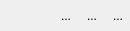
<?xml version="1.0" encoding="UTF-8"?>
<ui version="4.0">
 <class>PsiWindowHeader</class>
 <widget class="QWidget" name="PsiWindowHeader">
  <property name="geometry">
   <rect>
    <x>0</x>
    <y>0</y>
    <width>130</width>
    <height>31</height>
   </rect>
  </property>
  <property name="sizePolicy">
   <sizepolicy hsizetype="Expanding" vsizetype="Minimum">
    <horstretch>0</horstretch>
    <verstretch>0</verstretch>
   </sizepolicy>
  </property>
  <property name="mouseTracking">
   <bool>true</bool>
  </property>
  <property name="windowTitle">
   <string>PsiWindowHeader</string>
  </property>
  <layout class="QVBoxLayout" name="verticalLayout">
   <property name="spacing">
    <number>0</number>
   </property>
   <property name="margin">
    <number>0</number>
   </property>
   <item>
    <layout class="QHBoxLayout" name="horiz">
     <property name="spacing">
      <number>0</number>
     </property>
     <item>
      <widget class="QFrame" name="headerFrame">
       <property name="frameShape">
        <enum>QFrame::NoFrame</enum>
       </property>
       <property name="frameShadow">
        <enum>QFrame::Plain</enum>
       </property>
       <property name="lineWidth">
        <number>1</number>
       </property>
       <layout class="QHBoxLayout" name="horizontalLayout_3">
        <property name="spacing">
         <number>0</number>
        </property>
        <property name="margin">
         <number>0</number>
        </property>
        <item>
         <layout class="QHBoxLayout" name="horiz1">
          <property name="spacing">
           <number>2</number>
          </property>
          <item>
           <spacer name="spacer">
            <property name="orientation">
             <enum>Qt::Horizontal</enum>
            </property>
            <property name="sizeHint" stdset="0">
             <size>
              <width>40</width>
              <height>20</height>
             </size>
            </property>
           </spacer>
          </item>
          <item>
           <widget class="QToolButton" name="hideButton">
            <property name="text">
             <string>...</string>
            </property>
            <property name="autoRaise">
             <bool>true</bool>
            </property>
           </widget>
          </item>
          <item>
           <widget class="QToolButton" name="maximizeButton">
            <property name="text">
             <string>...</string>
            </property>
            <property name="autoRaise">
             <bool>true</bool>
            </property>
           </widget>
          </item>
          <item>
           <widget class="QToolButton" name="closeButton">
            <property name="sizePolicy">
             <sizepolicy hsizetype="Fixed" vsizetype="Fixed">
              <horstretch>0</horstretch>
              <verstretch>0</verstretch>
             </sizepolicy>
            </property>
            <property name="text">
             <string>...</string>
            </property>
            <property name="autoRaise">
             <bool>true</bool>
            </property>
           </widget>
          </item>
         </layout>
        </item>
       </layout>
      </widget>
     </item>
    </layout>
   </item>
  </layout>
 </widget>
 <resources/>
 <connections/>
</ui>
